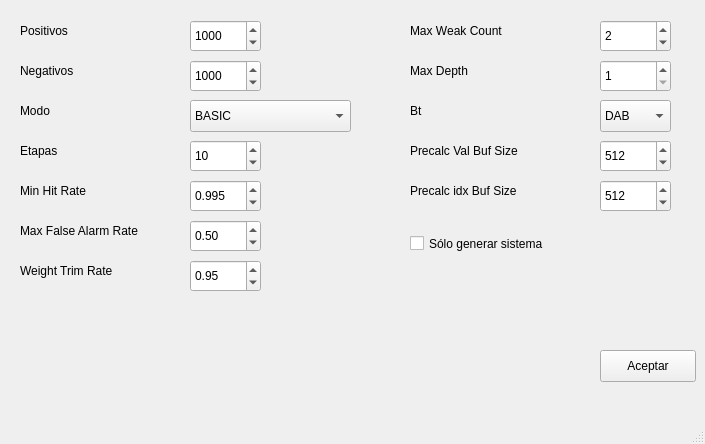
<?xml version="1.0" encoding="UTF-8"?>
<ui version="4.0">
 <class>Conf_HAAR</class>
 <widget class="QMainWindow" name="Conf_HAAR">
  <property name="geometry">
   <rect>
    <x>0</x>
    <y>0</y>
    <width>705</width>
    <height>444</height>
   </rect>
  </property>
  <property name="minimumSize">
   <size>
    <width>705</width>
    <height>444</height>
   </size>
  </property>
  <property name="windowTitle">
   <string>Configuración Cascada</string>
  </property>
  <widget class="QWidget" name="centralwidget">
   <widget class="QLabel" name="label_2">
    <property name="geometry">
     <rect>
      <x>20</x>
      <y>20</y>
      <width>70</width>
      <height>22</height>
     </rect>
    </property>
    <property name="text">
     <string>Positivos</string>
    </property>
   </widget>
   <widget class="QLabel" name="label_3">
    <property name="geometry">
     <rect>
      <x>20</x>
      <y>60</y>
      <width>81</width>
      <height>22</height>
     </rect>
    </property>
    <property name="text">
     <string>Negativos</string>
    </property>
   </widget>
   <widget class="QSpinBox" name="Positivos">
    <property name="geometry">
     <rect>
      <x>190</x>
      <y>20</y>
      <width>71</width>
      <height>32</height>
     </rect>
    </property>
    <property name="minimum">
     <number>1</number>
    </property>
    <property name="maximum">
     <number>999999</number>
    </property>
    <property name="value">
     <number>1000</number>
    </property>
   </widget>
   <widget class="QSpinBox" name="Negativos">
    <property name="geometry">
     <rect>
      <x>190</x>
      <y>60</y>
      <width>71</width>
      <height>32</height>
     </rect>
    </property>
    <property name="minimum">
     <number>1</number>
    </property>
    <property name="maximum">
     <number>999999</number>
    </property>
    <property name="value">
     <number>1000</number>
    </property>
   </widget>
   <widget class="QLabel" name="label_5">
    <property name="geometry">
     <rect>
      <x>20</x>
      <y>100</y>
      <width>70</width>
      <height>22</height>
     </rect>
    </property>
    <property name="text">
     <string>Modo</string>
    </property>
   </widget>
   <widget class="QLabel" name="label_6">
    <property name="geometry">
     <rect>
      <x>20</x>
      <y>140</y>
      <width>70</width>
      <height>22</height>
     </rect>
    </property>
    <property name="text">
     <string>Etapas</string>
    </property>
   </widget>
   <widget class="QSpinBox" name="Etapas">
    <property name="geometry">
     <rect>
      <x>190</x>
      <y>140</y>
      <width>71</width>
      <height>32</height>
     </rect>
    </property>
    <property name="minimum">
     <number>1</number>
    </property>
    <property name="maximum">
     <number>999999</number>
    </property>
    <property name="value">
     <number>10</number>
    </property>
   </widget>
   <widget class="QComboBox" name="Modo">
    <property name="geometry">
     <rect>
      <x>190</x>
      <y>100</y>
      <width>161</width>
      <height>32</height>
     </rect>
    </property>
    <item>
     <property name="text">
      <string>BASIC</string>
     </property>
    </item>
    <item>
     <property name="text">
      <string>CORE</string>
     </property>
    </item>
    <item>
     <property name="text">
      <string>ALL</string>
     </property>
    </item>
   </widget>
   <widget class="QLabel" name="label_7">
    <property name="geometry">
     <rect>
      <x>20</x>
      <y>180</y>
      <width>101</width>
      <height>22</height>
     </rect>
    </property>
    <property name="text">
     <string>Min Hit Rate</string>
    </property>
   </widget>
   <widget class="QLabel" name="label_8">
    <property name="geometry">
     <rect>
      <x>20</x>
      <y>220</y>
      <width>151</width>
      <height>22</height>
     </rect>
    </property>
    <property name="text">
     <string>Max False Alarm Rate</string>
    </property>
   </widget>
   <widget class="QLabel" name="label_9">
    <property name="geometry">
     <rect>
      <x>20</x>
      <y>260</y>
      <width>131</width>
      <height>22</height>
     </rect>
    </property>
    <property name="text">
     <string>Weight Trim Rate</string>
    </property>
   </widget>
   <widget class="QDoubleSpinBox" name="MinHitRate">
    <property name="geometry">
     <rect>
      <x>190</x>
      <y>180</y>
      <width>71</width>
      <height>32</height>
     </rect>
    </property>
    <property name="decimals">
     <number>3</number>
    </property>
    <property name="minimum">
     <double>0.001000000000000</double>
    </property>
    <property name="maximum">
     <double>1.000000000000000</double>
    </property>
    <property name="singleStep">
     <double>0.005000000000000</double>
    </property>
    <property name="value">
     <double>0.995000000000000</double>
    </property>
   </widget>
   <widget class="QDoubleSpinBox" name="MaxFalseAlarmRate">
    <property name="geometry">
     <rect>
      <x>190</x>
      <y>220</y>
      <width>71</width>
      <height>32</height>
     </rect>
    </property>
    <property name="minimum">
     <double>0.010000000000000</double>
    </property>
    <property name="maximum">
     <double>1.000000000000000</double>
    </property>
    <property name="singleStep">
     <double>0.100000000000000</double>
    </property>
    <property name="value">
     <double>0.500000000000000</double>
    </property>
   </widget>
   <widget class="QDoubleSpinBox" name="WeightTrimRate">
    <property name="geometry">
     <rect>
      <x>190</x>
      <y>260</y>
      <width>71</width>
      <height>32</height>
     </rect>
    </property>
    <property name="maximum">
     <double>1.000000000000000</double>
    </property>
    <property name="singleStep">
     <double>0.050000000000000</double>
    </property>
    <property name="value">
     <double>0.950000000000000</double>
    </property>
   </widget>
   <widget class="QLabel" name="label_10">
    <property name="geometry">
     <rect>
      <x>410</x>
      <y>20</y>
      <width>131</width>
      <height>22</height>
     </rect>
    </property>
    <property name="text">
     <string>Max Weak Count</string>
    </property>
   </widget>
   <widget class="QLabel" name="label_11">
    <property name="geometry">
     <rect>
      <x>410</x>
      <y>60</y>
      <width>101</width>
      <height>22</height>
     </rect>
    </property>
    <property name="text">
     <string>Max Depth</string>
    </property>
   </widget>
   <widget class="QLabel" name="label_12">
    <property name="geometry">
     <rect>
      <x>410</x>
      <y>100</y>
      <width>70</width>
      <height>22</height>
     </rect>
    </property>
    <property name="text">
     <string>Bt</string>
    </property>
   </widget>
   <widget class="QLabel" name="label_13">
    <property name="geometry">
     <rect>
      <x>410</x>
      <y>140</y>
      <width>151</width>
      <height>22</height>
     </rect>
    </property>
    <property name="text">
     <string>Precalc Val Buf Size</string>
    </property>
   </widget>
   <widget class="QLabel" name="label_14">
    <property name="geometry">
     <rect>
      <x>410</x>
      <y>180</y>
      <width>151</width>
      <height>22</height>
     </rect>
    </property>
    <property name="text">
     <string>Precalc idx Buf Size</string>
    </property>
   </widget>
   <widget class="QSpinBox" name="MaxWeakCount">
    <property name="geometry">
     <rect>
      <x>600</x>
      <y>20</y>
      <width>71</width>
      <height>32</height>
     </rect>
    </property>
    <property name="minimum">
     <number>1</number>
    </property>
    <property name="maximum">
     <number>999999</number>
    </property>
    <property name="value">
     <number>2</number>
    </property>
   </widget>
   <widget class="QSpinBox" name="MaxDepth">
    <property name="geometry">
     <rect>
      <x>600</x>
      <y>60</y>
      <width>71</width>
      <height>32</height>
     </rect>
    </property>
    <property name="minimum">
     <number>1</number>
    </property>
    <property name="maximum">
     <number>999999</number>
    </property>
   </widget>
   <widget class="QSpinBox" name="PrecalcValBufSize">
    <property name="geometry">
     <rect>
      <x>600</x>
      <y>140</y>
      <width>71</width>
      <height>32</height>
     </rect>
    </property>
    <property name="minimum">
     <number>256</number>
    </property>
    <property name="maximum">
     <number>999999</number>
    </property>
    <property name="value">
     <number>512</number>
    </property>
   </widget>
   <widget class="QSpinBox" name="PrecalcidxBufSize">
    <property name="geometry">
     <rect>
      <x>600</x>
      <y>180</y>
      <width>71</width>
      <height>32</height>
     </rect>
    </property>
    <property name="minimum">
     <number>256</number>
    </property>
    <property name="maximum">
     <number>999999</number>
    </property>
    <property name="value">
     <number>512</number>
    </property>
   </widget>
   <widget class="QComboBox" name="Bt">
    <property name="geometry">
     <rect>
      <x>600</x>
      <y>100</y>
      <width>71</width>
      <height>32</height>
     </rect>
    </property>
    <item>
     <property name="text">
      <string>DAB</string>
     </property>
    </item>
    <item>
     <property name="text">
      <string>RAB</string>
     </property>
    </item>
    <item>
     <property name="text">
      <string>LB</string>
     </property>
    </item>
    <item>
     <property name="text">
      <string> GAB</string>
     </property>
    </item>
   </widget>
   <widget class="QPushButton" name="pushButton">
    <property name="geometry">
     <rect>
      <x>600</x>
      <y>350</y>
      <width>96</width>
      <height>32</height>
     </rect>
    </property>
    <property name="text">
     <string>Aceptar</string>
    </property>
   </widget>
   <widget class="QCheckBox" name="Entrenar">
    <property name="geometry">
     <rect>
      <x>410</x>
      <y>230</y>
      <width>181</width>
      <height>27</height>
     </rect>
    </property>
    <property name="text">
     <string>Sólo generar sistema</string>
    </property>
   </widget>
  </widget>
  <widget class="QMenuBar" name="menubar">
   <property name="geometry">
    <rect>
     <x>0</x>
     <y>0</y>
     <width>705</width>
     <height>30</height>
    </rect>
   </property>
  </widget>
  <widget class="QStatusBar" name="statusbar"/>
 </widget>
 <resources/>
 <connections/>
</ui>
